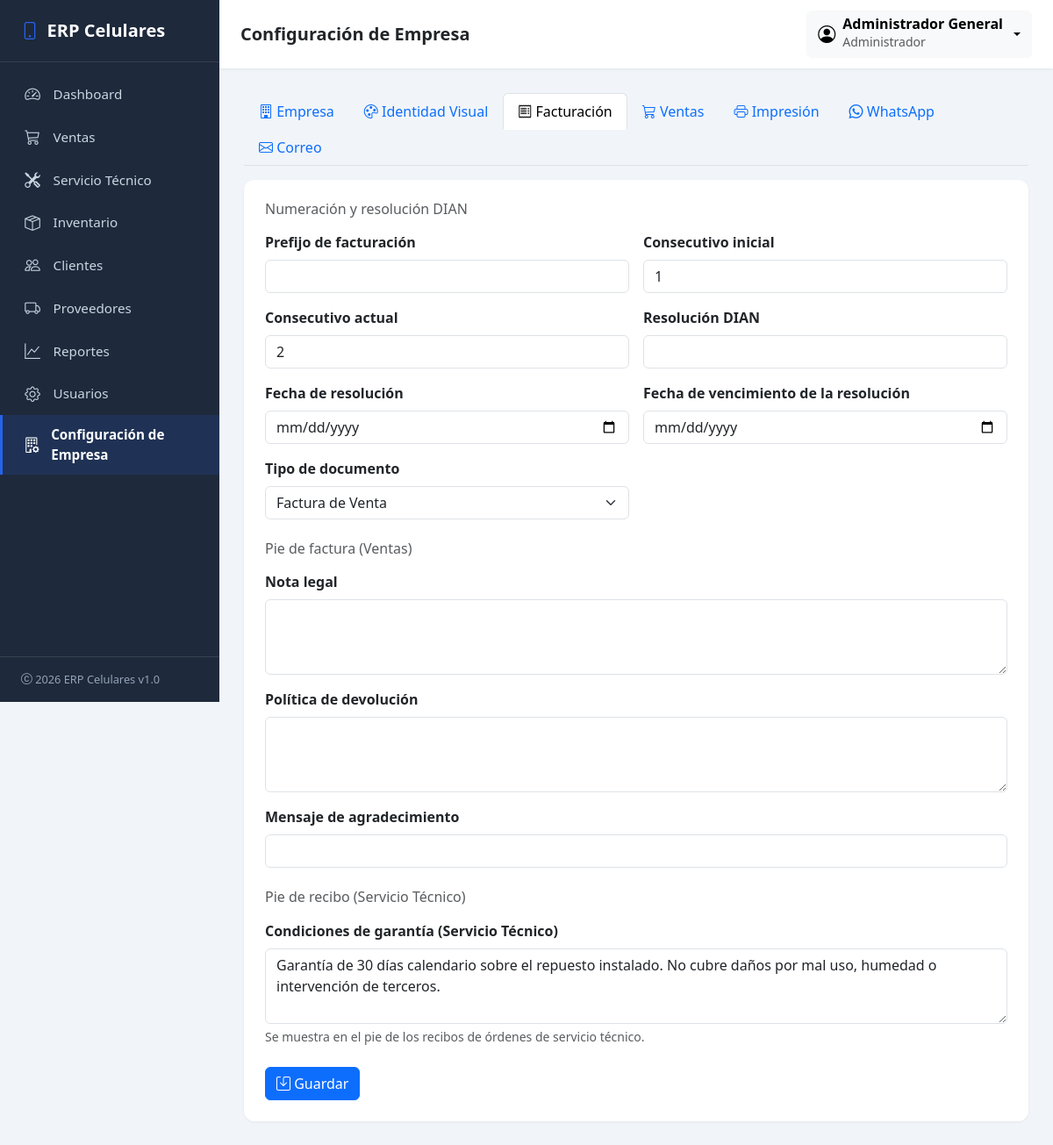
Page /configuracion/?tab=facturacion (signed in) on the committed database.
### company/models.py (models this page shows, shortened)
class Company(models.Model):
    class TipoEmpresa(models.TextChoices):
        NATURAL = 'natural', 'Persona Natural'
        JURIDICA = 'juridica', 'Persona Jurídica'
    class RegimenTributario(models.TextChoices):
        SIMPLIFICADO = 'simplificado', 'Régimen Simplificado'
        COMUN = 'comun', 'Régimen Común'
        SIMPLE = 'simple', 'Régimen Simple de Tributación'
        NO_RESPONSABLE = 'no_responsable', 'No Responsable de IVA'
    class Moneda(models.TextChoices):
        COP = 'COP', 'Peso Colombiano (COP)'
        USD = 'USD', 'Dólar Estadounidense (USD)'
        EUR = 'EUR', 'Euro (EUR)'
        MXN = 'MXN', 'Peso Mexicano (MXN)'
    class Idioma(models.TextChoices):
        ES = 'es', 'Español'
        EN = 'en', 'Inglés'
    class Estado(models.TextChoices):
        ACTIVA = 'activa', 'Activa'
        SUSPENDIDA = 'suspendida', 'Suspendida'
        PRUEBA = 'prueba', 'En prueba'
    nombre_comercial = models.CharField('Nombre comercial', max_length=150, blank=True)
    razon_social = models.CharField('Razón social', max_length=150, blank=True)
    nit = models.CharField('NIT', max_length=30, blank=True)
    tipo_empresa = models.CharField(
        'Tipo de empresa', max_length=20,
        choices=TipoEmpresa.choices, blank=True,
    )
    regimen_tributario = models.CharField(
        'Régimen tributario', max_length=20,
        choices=RegimenTributario.choices, blank=True,
    )
    responsable_iva = models.BooleanField('Responsable de IVA', default=True)
    actividad_economica = models.CharField(
        'Actividad económica', max_length=150, blank=True,
        help_text='Código CIIU y/o descripción de la actividad principal.',
    )
    direccion = models.CharField('Dirección', max_length=255, blank=True)
    pais = models.CharField('País', max_length=100, blank=True, default='Colombia')
    departamento = models.CharField('Departamento', max_length=100, blank=True)
    municipio = models.CharField('Municipio / Ciudad', max_length=100, blank=True)
    codigo_postal = models.CharField('Código postal', max_length=20, blank=True)
    telefono = models.CharField('Teléfono', max_length=30, blank=True)
    whatsapp = models.CharField('WhatsApp', max_length=30, blank=True)
    correo = models.EmailField('Correo electrónico', blank=True)
    sitio_web = models.URLField('Sitio web', blank=True)
    moneda = models.CharField('Moneda', max_length=3, choices=Moneda.choices, default=Moneda.COP)
    simbolo_moneda = models.CharField('Símbolo de moneda', max_length=5, default='$')
    idioma = models.CharField('Idioma', max_length=5, choices=Idioma.choices, default=Idioma.ES)
    zona_horaria = models.CharField('Zona horaria', max_length=50, default='America/Bogota')
    fecha_creacion = models.DateTimeField('Fecha de creación', auto_now_add=True)
    fecha_modificacion = models.DateTimeField('Fecha de última modificación', auto_now=True)
    estado = models.CharField('Estado', max_length=20, choices=Estado.choices, default=Estado.ACTIVA)
    activo = models.BooleanField('Activo', default=True)
    licencia = models.CharField('Licencia', max_length=50, blank=True, default='Estándar')
    version_erp = models.CharField('Versión del ERP', max_length=20, blank=True, default='1.0')
    class Meta:
        verbose_name = 'Empresa'
        verbose_name_plural = 'Configuración de Empresa'
    @classmethod
    def get_solo(cls):
        obj, _creado = cls.objects.get_or_create(pk=1)
        return obj

class InvoiceSettings(models.Model):
    class TipoDocumento(models.TextChoices):
        FACTURA_VENTA = 'factura_venta', 'Factura de Venta'
        POS = 'pos', 'Documento POS'
        NOTA_CREDITO = 'nota_credito', 'Nota Crédito'
        NOTA_DEBITO = 'nota_debito', 'Nota Débito'
    company = models.OneToOneField(
        Company, on_delete=models.CASCADE, related_name='facturacion',
    )
    prefijo_facturacion = models.CharField('Prefijo de facturación', max_length=10, blank=True)
    consecutivo_inicial = models.PositiveIntegerField('Consecutivo inicial', default=1)
    consecutivo_actual = models.PositiveIntegerField('Consecutivo actual', default=1)
    resolucion_dian = models.CharField('Resolución DIAN', max_length=50, blank=True)
    fecha_resolucion = models.DateField('Fecha de resolución', null=True, blank=True)
    fecha_vencimiento_resolucion = models.DateField(
        'Fecha de vencimiento de la resolución', null=True, blank=True,
    )
    tipo_documento = models.CharField(
        'Tipo de documento', max_length=20,
        choices=TipoDocumento.choices, default=TipoDocumento.FACTURA_VENTA,
    )
    nota_legal = models.TextField('Nota legal', blank=True)
    politica_devolucion = models.TextField('Política de devolución', blank=True)
    mensaje_agradecimiento = models.CharField('Mensaje de agradecimiento', max_length=255, blank=True)
    condiciones_servicio_tecnico = models.TextField(
        'Condiciones de garantía (Servicio Técnico)', blank=True,
        default='Garantía de 30 días calendario sobre el repuesto instalado. '
                'No cubre daños por mal uso, humedad o intervención de terceros.',
        help_text='Texto que se muestra en el pie del recibo de servicio técnico.',
    )
    class Meta:
        verbose_name = 'Configuración de Facturación'
        verbose_name_plural = 'Configuración de Facturación'

### accounts/models.py (models this page shows, shortened)
class CustomUser(AbstractUser):
    class Roles(models.TextChoices):
        ADMIN = 'admin', 'Administrador'
        VENDEDOR = 'vendedor', 'Vendedor'
        TECNICO = 'tecnico', 'Técnico'
    role = models.CharField(
        'Rol',
        max_length=20,
        choices=Roles.choices,
        default=Roles.VENDEDOR,
    )
    telefono = models.CharField('Teléfono', max_length=30, blank=True)
    class Meta:
        verbose_name = 'Usuario'
        verbose_name_plural = 'Usuarios'
    @property
    def es_admin(self):
        return self.role == self.Roles.ADMIN or self.is_superuser

### company/views.py (the view)
# urls.py: path('', views.company_config, name='config'),
@admin_required
def company_config(request):
    config = obtener_configuracion_empresa()
    company = config['empresa']
    branding = config['branding']
    facturacion = config['facturacion']
    ventas_cfg = config['ventas_cfg']
    impresion_cfg = config['impresion']
    whatsapp_cfg = config['whatsapp_cfg']
    correo_cfg = config['correo_cfg']
    definicion_secciones = {
        'empresa': (CompanyForm, company),
        'identidad': (BrandingSettingsForm, branding),
        'facturacion': (InvoiceSettingsForm, facturacion),
        'ventas': (SalesSettingsForm, ventas_cfg),
        'impresion': (PrintSettingsForm, impresion_cfg),
        'whatsapp': (WhatsAppSettingsForm, whatsapp_cfg),
        'correo': (EmailSettingsForm, correo_cfg),
    }
    tab_activa = request.GET.get('tab', 'empresa')
    if tab_activa not in SECCIONES_VALIDAS:
        tab_activa = 'empresa'
    if request.method == 'POST':
        seccion = request.POST.get('seccion')
        if seccion in definicion_secciones:
            form_class, instancia = definicion_secciones[seccion]
            form = form_class(request.POST, request.FILES, instance=instancia)
            if form.is_valid():
                form.save()
                messages.success(request, 'Configuración actualizada correctamente.')
                return redirect(f"{reverse('company:config')}?tab={seccion}")
            messages.error(request, 'Corrige los errores del formulario.')
            definicion_secciones[seccion] = (form_class, instancia)
            tab_activa = seccion
            forms_finales = {
                nombre: (form if nombre == seccion else clase(instance=inst))
                for nombre, (clase, inst) in definicion_secciones.items()
            }
        else:
            forms_finales = {
                nombre: clase(instance=inst)
                for nombre, (clase, inst) in definicion_secciones.items()
            }
    else:
        forms_finales = {
            nombre: clase(instance=inst)
            for nombre, (clase, inst) in definicion_secciones.items()
        }
    contexto = {
        'forms': forms_finales,
        'tab_activa': tab_activa,
        'seccion_activa': 'configuracion_empresa',
    }
    return render(request, 'company/config.html', contexto)

### templates/company/config.html (shortened to what this page needs)
{% extends 'base.html' %}
{% block page_title %}Configuración de Empresa{% endblock %}
{% block content %}
<ul class="nav nav-tabs mb-3" role="tablist">
    <li class="nav-item" role="presentation">
        <a class="nav-link {% if tab_activa == 'empresa' %}active{% endif %}" href="?tab=empresa">
            <i class="bi bi-building"></i> Empresa
        </a>
    </li>
    <li class="nav-item" role="presentation">
        <a class="nav-link {% if tab_activa == 'identidad' %}active{% endif %}" href="?tab=identidad">
            <i class="bi bi-palette"></i> Identidad Visual
        </a>
    </li>
    <li class="nav-item" role="presentation">
        <a class="nav-link {% if tab_activa == 'facturacion' %}active{% endif %}" href="?tab=facturacion">
            <i class="bi bi-receipt"></i> Facturación
        </a>
    </li>
    <li class="nav-item" role="presentation">
        <a class="nav-link {% if tab_activa == 'ventas' %}active{% endif %}" href="?tab=ventas">
            <i class="bi bi-cart3"></i> Ventas
        </a>
    </li>
    <li class="nav-item" role="presentation">
        <a class="nav-link {% if tab_activa == 'impresion' %}active{% endif %}" href="?tab=impresion">
            <i class="bi bi-printer"></i> Impresión
        </a>
    </li>
    <li class="nav-item" role="presentation">
        <a class="nav-link {% if tab_activa == 'whatsapp' %}active{% endif %}" href="?tab=whatsapp">
            <i class="bi bi-whatsapp"></i> WhatsApp
        </a>
    </li>
    <li class="nav-item" role="presentation">
        <a class="nav-link {% if tab_activa == 'correo' %}active{% endif %}" href="?tab=correo">
            <i class="bi bi-envelope"></i> Correo
        </a>
    </li>
</ul>
<div class="card">
    <div class="card-body p-4">
        {% if tab_activa == 'facturacion' %}
        <form method="post" enctype="multipart/form-data" novalidate>
            <h6 class="text-muted mb-3">Numeración y resolución DIAN</h6>
            <div class="row g-3">
                {% for field in forms.facturacion %}
                {% if field.name in 'prefijo_facturacion,consecutivo_inicial,consecutivo_actual,resolucion_dian,fecha_resolucion,fecha_vencimiento_resolucion,tipo_documento' %}
                <div class="col-md-6">
                    <label class="form-label fw-semibold" for="{{ field.id_for_label }}">{{ field.label }}</label>
                    {{ field }}
                </div>
                {% endif %}
                {% endfor %}
            </div>
            <h6 class="text-muted mt-4 mb-3">Pie de factura (Ventas)</h6>
            <div class="row g-3">
                {% for field in forms.facturacion %}
                {% if field.name in 'nota_legal,politica_devolucion,mensaje_agradecimiento' %}
                <div class="col-md-12">
                    <label class="form-label fw-semibold" for="{{ field.id_for_label }}">{{ field.label }}</label>
                    {{ field }}
                </div>
                {% endif %}
                {% endfor %}
            </div>
            <h6 class="text-muted mt-4 mb-3">Pie de recibo (Servicio Técnico)</h6>
            <div class="row g-3">
                <div class="col-md-12">
                    <label class="form-label fw-semibold" for="{{ forms.facturacion.condiciones_servicio_tecnico.id_for_label }}">
                        {{ forms.facturacion.condiciones_servicio_tecnico.label }}
                    </label>
                    {{ forms.facturacion.condiciones_servicio_tecnico }}
                    <div class="form-text">Se muestra en el pie de los recibos de órdenes de servicio técnico.</div>
                </div>
            </div>
            <div class="mt-4">
                <button type="submit" class="btn btn-primary"><i class="bi bi-save"></i> Guardar</button>
            </div>
        </form>
        {% endif %}
    </div>
</div>
{% endblock %}

### templates/base.html (shortened to what this page needs)
{% load static %}
<!DOCTYPE html>
<html lang="es">
<head>
    <link href="https://cdn.jsdelivr.net/npm/bootstrap@5.3.3/dist/css/bootstrap.min.css" rel="stylesheet">
    <link href="https://cdn.jsdelivr.net/npm/bootstrap-icons@1.11.3/font/bootstrap-icons.css" rel="stylesheet">
    <link href="{% static 'css/styles.css' %}" rel="stylesheet">
    <link href="{% static 'css/loading.css' %}" rel="stylesheet">
</head>
<body class="erp-loading-activo">
    <aside class="erp-sidebar" id="erpSidebar">
        <div class="sidebar-brand">
            {% if branding_config and branding_config.logo_principal %}
            <img src="{{ branding_config.logo_principal.url }}" alt="Logo" style="height: 28px; width: auto;">
            {% else %}
            <i class="bi bi-phone"></i>
            {% endif %}
            <span>{{ company_config.nombre_comercial|default:'ERP Celulares' }}</span>
        </div>
        <nav class="nav flex-column">
            <a href="{% url 'dashboard:index' %}" class="nav-link {% if seccion_activa == 'dashboard' %}active{% endif %}">
                <i class="bi bi-speedometer2"></i> Dashboard
            </a>
            {% if user.es_admin or user.role == 'vendedor' %}
            <a href="{% url 'sales:sale_list' %}" class="nav-link {% if seccion_activa == 'ventas' %}active{% endif %}">
                <i class="bi bi-cart3"></i> Ventas
            </a>
            {% endif %}
            {% if user.es_admin or user.role == 'tecnico' %}
            <a href="{% url 'repairs:order_list' %}" class="nav-link {% if seccion_activa == 'servicio' %}active{% endif %}">
                <i class="bi bi-tools"></i> Servicio Técnico
            </a>
            {% endif %}
            {% if user.es_admin %}
            <a href="{% url 'inventory:product_list' %}" class="nav-link {% if seccion_activa == 'inventario' %}active{% endif %}">
                <i class="bi bi-box-seam"></i> Inventario
            </a>
            {% endif %}
            <a href="{% url 'clients:client_list' %}" class="nav-link {% if seccion_activa == 'clientes' %}active{% endif %}">
                <i class="bi bi-people"></i> Clientes
            </a>
            <a href="#" class="nav-link {% if seccion_activa == 'proveedores' %}active{% endif %}">
                <i class="bi bi-truck"></i> Proveedores
            </a>
            <a href="#" class="nav-link {% if seccion_activa == 'reportes' %}active{% endif %}">
                <i class="bi bi-graph-up"></i> Reportes
            </a>
            {% if user.es_admin %}
            <a href="{% url 'accounts:user_list' %}" class="nav-link {% if seccion_activa == 'configuracion' %}active{% endif %}">
                <i class="bi bi-gear"></i> Usuarios
            </a>
            <a href="{% url 'company:config' %}" class="nav-link {% if seccion_activa == 'configuracion_empresa' %}active{% endif %}">
                <i class="bi bi-building-gear"></i> Configuración de Empresa
            </a>
            {% endif %}
        </nav>
        <div class="sidebar-footer">
            <i class="bi bi-c-circle"></i> 2026 ERP Celulares v1.0
        </div>
    </aside>
    <div class="erp-content">
        <nav class="erp-navbar d-flex align-items-center justify-content-between">
            <div class="d-flex align-items-center gap-3">
                <h5 class="mb-0 fw-semibold">{% block page_title %}{% endblock %}</h5>
            </div>
            <div class="dropdown">
                <button class="btn btn-light d-flex align-items-center gap-2 dropdown-toggle"
                        type="button" data-bs-toggle="dropdown" aria-expanded="false">
                    <i class="bi bi-person-circle fs-5"></i>
                    <span class="text-start d-none d-sm-block">
                        <span class="d-block fw-semibold lh-1">{{ user.get_full_name|default:user.username }}</span>
                        <small class="text-muted">{{ user.get_role_display }}</small>
                    </span>
                </button>
            </div>
        </nav>
        <main class="erp-main">
            {% block content %}{% endblock %}
        </main>
    </div>
</body>
</html>

### rows in the picture
Company: nombre_comercial "ERP Celulares"
CustomUser: get_full_name "Administrador General", role "Administrador"
InvoiceSettings: facturacion "1" "2" "Factura de Venta", condiciones_servicio_tecnico "Garantía de 30 días calendario sobre el repuesto instalado. No cubre daños por mal uso, humedad o intervención de terceros."

### other values in the picture
{{ field.label }} "Prefijo de facturación" "Consecutivo inicial" "Consecutivo actual" "Resolución DIAN" "Fecha de resolución" "Fecha de vencimiento de la resolución" "Tipo de documento"
{{ field.label }} "Nota legal" "Política de devolución" "Mensaje de agradecimiento"
